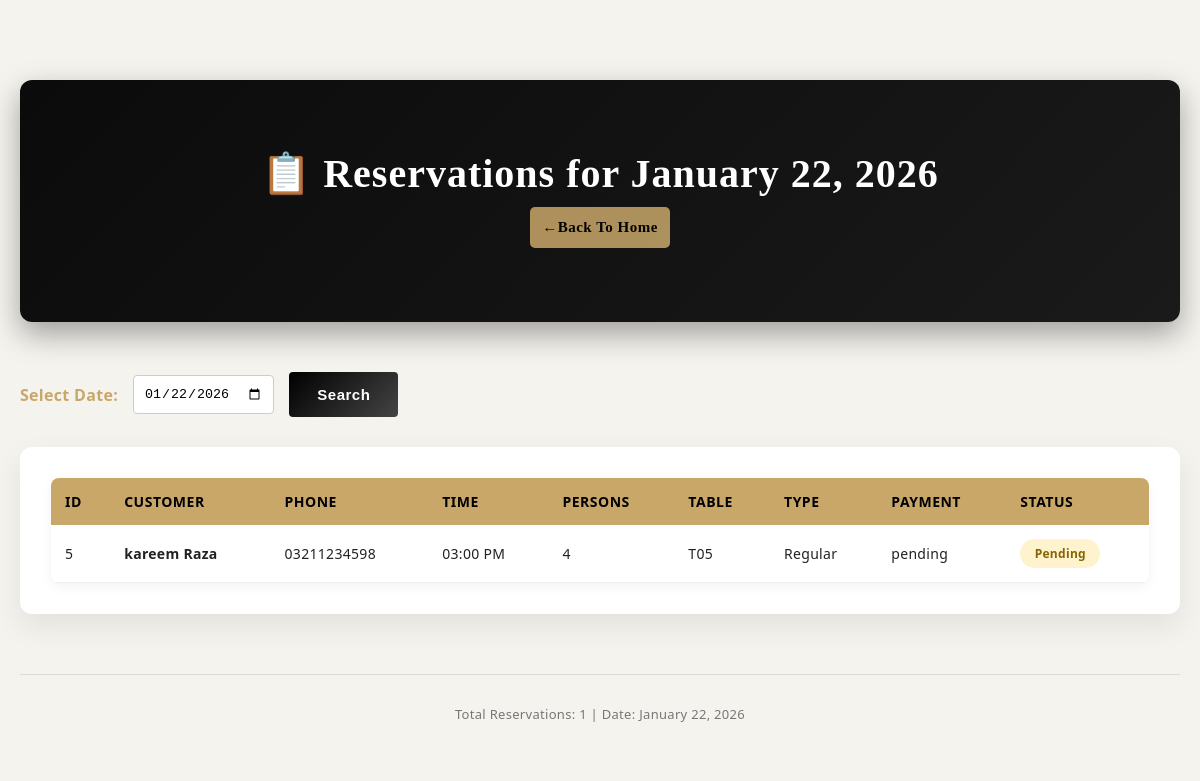
The page /view_reservations.php?date=2026-01-22 on the database its author committed.
### tables this page shows
CREATE TABLE IF NOT EXISTS reservations (
    reservation_id INT PRIMARY KEY AUTO_INCREMENT,
    customer_name VARCHAR(100) NOT NULL,
    phone VARCHAR(15) NOT NULL,
    email VARCHAR(100),
    booking_date TIMESTAMP DEFAULT CURRENT_TIMESTAMP,
    visit_date DATE NOT NULL,
    visit_time TIME NOT NULL,
    number_of_persons INT NOT NULL,
    table_no VARCHAR(10) NOT NULL,
    table_type VARCHAR(20) NOT NULL,
    occasion VARCHAR(50),
    special_request TEXT,
    advance_paid DECIMAL(10,2) DEFAULT 0,
    payment_status ENUM('pending', 'paid', 'partial') DEFAULT 'pending',
    booking_source VARCHAR(50),
    status ENUM('pending', 'confirmed', 'cancelled', 'seated') DEFAULT 'pending',
    cancelled_reason TEXT,
    notes TEXT,
    created_by VARCHAR(50)
);

### view_reservations.php (the view, shortened to what this page needs)
<?php
$selected_date = $_GET['date'] ?? date('Y-m-d');
$reservations = [];
$sql = "SELECT * FROM reservations WHERE visit_date = ? ORDER BY visit_time";
$stmt = mysqli_prepare($conn, $sql);
mysqli_stmt_bind_param($stmt, "s", $selected_date);
mysqli_stmt_execute($stmt);
$result = mysqli_stmt_get_result($stmt);
while ($row = mysqli_fetch_assoc($result)) {
    $reservations[] = $row;
}
?>
<!DOCTYPE html>
<html lang="en">
<head>
    <link rel="stylesheet" href="style.css">
</head>
<body>
    <div class="container">
        <div class="header">
            <h1>
                📋 Reservations for <?php
                    echo date('F j, Y', strtotime($selected_date));
                ?>
            </h1>
            <p><a href="index.php" class="action-btn">←Back To Home</a></p>
        </div>
        <div class="date-filter">
            <form method="GET" action="">
                <label for="date" style="color: #c9a769; font-weight: bold;">
                    Select Date:
                </label>
                <input type="date" id="date" name="date"
                       value="<?php echo $selected_date; ?>">
                <button type="submit" class="search-btn">Search</button>
            </form>
        </div>
        <div class="reservations-table">
            <?php if (empty($reservations)): ?>
                <div style="padding: 40px; text-align: center; color: #666;">
                    <h3>No reservations found for this date.</h3>
                </div>
            <?php else: ?>
                <table>
                    <thead>
                        <tr>
                            <th>ID</th>
                            <th>Customer</th>
                            <th>Phone</th>
                            <th>Time</th>
                            <th>Persons</th>
                            <th>Table</th>
                            <th>Type</th>
                            <th>Payment</th>
                            <th>Status</th>
                        </tr>
                    </thead>
                    <tbody>
                        <?php foreach ($reservations as $reservation): ?>
                        <tr>
                            <td><?php echo $reservation['reservation_id']; ?></td>
                            <td>
                                <strong>
                                    <?php echo htmlspecialchars($reservation['customer_name']); ?>
                                </strong>
                            </td>
                            <td><?php echo htmlspecialchars($reservation['phone']); ?></td>
                            <td>
                                <?php
                                    echo date('h:i A', strtotime($reservation['visit_time']));
                                ?>
                            </td>
                            <td><?php echo $reservation['number_of_persons']; ?></td>
                            <td><?php echo $reservation['table_no']; ?></td>
                            <td><?php echo $reservation['table_type']; ?></td>
                            <td><?php echo $reservation['payment_status']; ?></td>
                            <td>
                                <span class="status <?php echo $reservation['status']; ?>">
                                    <?php echo ucfirst($reservation['status']); ?>
                                </span>
                            </td>
                        </tr>
                        <?php endforeach; ?>
                    </tbody>
                </table>
            <?php endif; ?>
        </div>
        <div class="footer">
            <p>
                Total Reservations: <?php
                    echo count($reservations);
                ?> |
                Date: <?php
                    echo date('F j, Y', strtotime($selected_date));
                ?>
            </p>
        </div>
    </div>
</body>
</html>

### style.css (style rules this page uses)
:root { --primary-dark: #1c1c1c; --secondary-dark: #2a2a2a; --gold-accent: #c9a769; --gold-accent-2: #c9a24d; --light-bg: #f5f3ee; --text-muted: #777; --white: #ffffff; --success-green: #d4edda; --success-text: #155724; --warning-yellow: #fff3cd; --warning-text: #856404; --danger-red: #f8d7da; --danger-text: #721c24; }
* { margin: 0; padding: 0; box-sizing: border-box; }
body { font-family: "Poppins", "Segoe UI", sans-serif; background-color: var(--light-bg); color: #222; letter-spacing: 0.3px; min-height: 100vh; }
.container { max-width: 1200px; margin: 60px auto; padding: 20px; }
.form-container, .project-info, .reservations-table, .customer-list-container, .settings-container, .login-container, .card, .stat-card { background: rgba(255, 255, 255, 0.95); backdrop-filter: blur(6px); border-radius: 12px; padding: 30px; box-shadow: 0 12px 30px rgba(0, 0, 0, 0.08); border: 1px solid rgba(255, 255, 255, 0.2); }
.header { position: relative; padding: 70px 30px; margin-bottom: 50px; text-align: center; background: linear-gradient(135deg, #0b0b0b, #1a1a1a); color: var(--white); border-radius: 12px; box-shadow: 0 12px 30px rgba(0, 0, 0, 0.35); font-family: "Playfair Display", serif; letter-spacing: 1px; overflow: hidden; }
.header::before { content: ""; position: absolute; top: 0; left: -120%; width: 60%; height: 100%; background: rgba(255, 255, 255, 0.08); transform: skewX(-90deg); }
.header h1 { position: relative; z-index: 1; font-size: clamp(28px, 4vw, 40px); font-weight: 600; margin-bottom: 10px; transition: color 0.3s ease, transform 0.3s ease; }
.header p { position: relative; z-index: 1; font-size: 15px; opacity: 0.85; letter-spacing: 0.5px; }
.btn-submit, .search-btn, .action-btn, .nav-btn { display: inline-block; padding: 14px 28px; background: linear-gradient(135deg, #000, #444); color: var(--white); font-size: 15px; font-weight: 600; border: none; border-radius: 4px; cursor: pointer; text-decoration: none; text-align: center; letter-spacing: 0.5px; transition: all 0.3s ease; position: relative; overflow: hidden; }
.btn-submit::after, .action-btn::after { content: ""; position: absolute; top: 0; left: -100%; width: 50%; height: 100%; background: rgba(255, 255, 255, 0.3); transform: skewX(-20deg); }
.action-btn { background: var(--gold-accent); color: #000; padding: 12px; border: none; border-radius: 5px; text-decoration: none; text-align: center; font-weight: bold; transition: all 0.3s ease; }
.reservations-table table, .customer-list-container table { width: 100%; border-collapse: collapse; background: var(--white); border-radius: 8px; overflow: hidden; box-shadow: 0 4px 12px rgba(0, 0, 0, 0.05); }
.reservations-table th, .customer-list-container th { background-color: var(--gold-accent); color: #000; padding: 14px; font-size: 14px; text-align: left; font-weight: 600; text-transform: uppercase; letter-spacing: 0.5px; }
.reservations-table td, .customer-list-container td { padding: 14px; font-size: 14px; border-bottom: 1px solid #eee; }
.status { padding: 6px 12px; border-radius: 20px; font-size: 12px; font-weight: 600; display: inline-block; min-width: 80px; text-align: center; }
.status.pending { background-color: var(--warning-yellow); color: var(--warning-text); }
.date-filter { display: flex; gap: 15px; margin-bottom: 30px; align-items: center; flex-wrap: wrap; }
.date-filter form { display: flex; gap: 15px; align-items: center; }
.date-filter label { color: var(--gold-accent); font-weight: bold; white-space: nowrap; }
.date-filter input[type="date"] { padding: 10px; border: 1px solid #ccc; border-radius: 4px; background: var(--white); }
.footer { text-align: center; padding: 30px 0; font-size: 13px; color: var(--text-muted); margin-top: 60px; border-top: 1px solid rgba(0, 0, 0, 0.1); }
.form-container, .project-info, .reservations-table, .customer-list-container, .settings-container, .login-container { animation: fadeIn 0.5s ease-out; }

### rows shown on the page
reservations: reservation_id "5", customer_name "kareem Raza", phone "03211234598", visit_time "03:00 PM", number_of_persons "4", table_no "T05", table_type "Regular", payment_status "pending", status "Pending"

### other values the page prints
count($reservations) "1"
